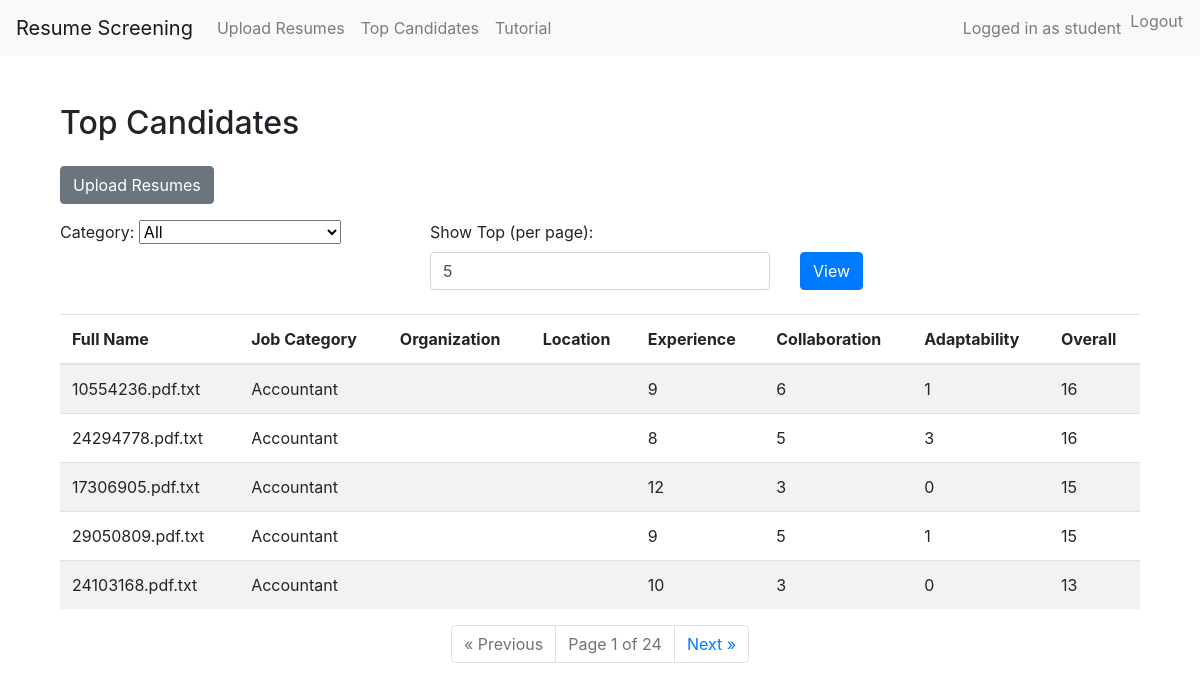
The app's page /upload/results/ (signed in) with its own data.
### screening/models.py (models this page shows, shortened)
class ScreeningResult(models.Model):
    resume = models.OneToOneField(Resume, on_delete=models.CASCADE)
    organization = models.CharField(max_length=255, blank=True)
    location = models.CharField(max_length=255, blank=True)
    skill_score = models.IntegerField(default=0)
    collaboration_score = models.IntegerField(default=0)
    adaptability_score = models.IntegerField(default=0)
    overall_score = models.IntegerField(default=0)

class Resume(models.Model):
    full_name = models.CharField(max_length=255, blank=True)
    file = models.FileField(upload_to="resumes/")
    job_category = models.CharField(max_length=50, choices=JOB_CATEGORIES)
    uploaded_at = models.DateTimeField(auto_now_add=True)

### screening/views.py (the view)
# urls.py: path('results/', views.top_candidates, name='top_candidates'),
@login_required
def top_candidates(request):
    selected_category = request.GET.get("category", "")
    selected_count = request.GET.get("count", "5")
    try:
        per_page = int(selected_count)
    except ValueError:
        per_page = 5
    results = ScreeningResult.objects.all().order_by("-overall_score")
    if selected_category:
        results = results.filter(resume__job_category=selected_category)
    paginator = Paginator(results, per_page)
    page_number = request.GET.get("page")
    try:
        results_page = paginator.page(page_number)
    except PageNotAnInteger:
        results_page = paginator.page(1)
    except EmptyPage:
        results_page = paginator.page(paginator.num_pages)
    job_categories = ResumeUploadForm.JOB_CATEGORIES
    return render(request, "screening/results.html", {
        "results": results_page,
        "job_categories": job_categories,
        "selected_category": selected_category,
        "selected_count": per_page,
    })

### screening/templates/screening/results.html (shortened to what this page needs)
{% extends "base.html" %}
{% block content %}
<div class="container mt-5">
    <h2 class="mb-4">Top Candidates</h2>
    <a href="{% url 'upload_resume' %}" class="btn btn-secondary mb-3">Upload Resumes</a>
    <form method="get" class="row g-3 mb-4">
        <div class="col-md-4">
            <label for="category" class="form-label">Category:</label>
            <select name="category" id="category" class="form-select">
                <option value="">All</option>
            </select>
        </div>
        <div class="col-md-4">
            <label for="count" class="form-label">Show Top (per page):</label>
            <input type="number" name="count" id="count" class="form-control" min="1" max="100" value="{{ selected_count|default:5 }}">
        </div>
        <div class="col-md-4 align-self-end">
            <button type="submit" class="btn btn-primary">View</button>
        </div>
    </form>
    {% if results %}
        <table class="table table-striped">
            <thead>
                <tr>
                    <th>Full Name</th>
                    <th>Job Category</th>
                    <th>Organization</th>
                    <th>Location</th>
                    <th>Experience</th>
                    <th>Collaboration</th>
                    <th>Adaptability</th>
                    <th>Overall</th>
                </tr>
            </thead>
            <tbody>
                {% for result in results %}
                    <tr>
                        <td>{{ result.resume.full_name }}</td>
                        <td>{{ result.resume.job_category }}</td>
                        <td>{{ result.organization }}</td>
                        <td>{{ result.location }}</td>
                        <td>{{ result.skill_score }}</td>
                        <td>{{ result.collaboration_score }}</td>
                        <td>{{ result.adaptability_score }}</td>
                        <td>{{ result.overall_score }}</td>
                    </tr>
                {% endfor %}
            </tbody>
        </table>
        <nav aria-label="Page navigation">
            <ul class="pagination justify-content-center">
                {% if results.has_previous %}
                    <li class="page-item">
                        <a class="page-link" href="?page={{ results.previous_page_number }}&category={{ selected_category }}&count={{ selected_count }}" aria-label="Previous">
                            <span aria-hidden="true">&laquo; Previous</span>
                        </a>
                    </li>
                {% else %}
                    <li class="page-item disabled">
                        <span class="page-link">&laquo; Previous</span>
                    </li>
                {% endif %}
                <li class="page-item disabled">
                    <span class="page-link">Page {{ results.number }} of {{ results.paginator.num_pages }}</span>
                </li>
                {% if results.has_next %}
                    <li class="page-item">
                        <a class="page-link" href="?page={{ results.next_page_number }}&category={{ selected_category }}&count={{ selected_count }}" aria-label="Next">
                            <span aria-hidden="true">Next &raquo;</span>
                        </a>
                    </li>
                {% else %}
                    <li class="page-item disabled">
                        <span class="page-link">Next &raquo;</span>
                    </li>
                {% endif %}
            </ul>
        </nav>
    {% else %}
        <p>No results found.</p>
    {% endif %}
</div>
{% endblock %}

### screening/templates/base.html (shortened to what this page needs)
<!DOCTYPE html>
<html lang="en">
<head>
    <link rel="stylesheet" href="https://stackpath.bootstrapcdn.com/bootstrap/4.5.2/css/bootstrap.min.css">
</head>
<body>
<nav class="navbar navbar-expand-lg navbar-light bg-light">
    <a class="navbar-brand" href="{% url 'upload_resume' %}">Resume Screening</a>
    <div class="collapse navbar-collapse">
        <ul class="navbar-nav mr-auto">
            <li class="nav-item"><a class="nav-link" href="{% url 'upload_resume' %}">Upload Resumes</a></li>
            <li class="nav-item"><a class="nav-link" href="{% url 'top_candidates' %}">Top Candidates</a></li>
            <li class="nav-item"><a class="nav-link" href="{% url 'tutorial' %}">Tutorial</a></li>
        </ul>
        <ul class="navbar-nav">
            {% if user.is_authenticated %}
                <li class="nav-item">
                    <span class="navbar-text mr-2">Logged in as {{ user.username }}</span>
                </li>
                <li class="nav-item">
                    <form method="post" action="{% url 'logout' %}" style="display:inline;">
                        <button type="submit" class="btn btn-link nav-link" style="padding: 0;">Logout</button>
                    </form>
                </li>
            {% else %}
                <li class="nav-item"><a class="nav-link" href="{% url 'login' %}">Login</a></li>
            {% endif %}
        </ul>
    </div>
</nav>
<div class="container mt-3">
    {% block content %}{% endblock %}
</div>
</body>
</html>

### records on screen
ScreeningResult: resume.full_name "10554236.pdf.txt", resume.job_category "Accountant", skill_score "9", collaboration_score "6", adaptability_score "1", overall_score "16"
ScreeningResult: resume.full_name "24294778.pdf.txt", resume.job_category "Accountant", skill_score "8", collaboration_score "5", adaptability_score "3", overall_score "16"
ScreeningResult: resume.full_name "17306905.pdf.txt", resume.job_category "Accountant", skill_score "12", collaboration_score "3", adaptability_score "0", overall_score "15"
ScreeningResult: resume.full_name "29050809.pdf.txt", resume.job_category "Accountant", skill_score "9", collaboration_score "5", adaptability_score "1", overall_score "15"
ScreeningResult: resume.full_name "24103168.pdf.txt", resume.job_category "Accountant", skill_score "10", collaboration_score "3", adaptability_score "0", overall_score "13"

### other values on screen
{{ user.username }} "student"
{{ results.number }} "1"
{{ results.paginator.num_pages }} "24"
